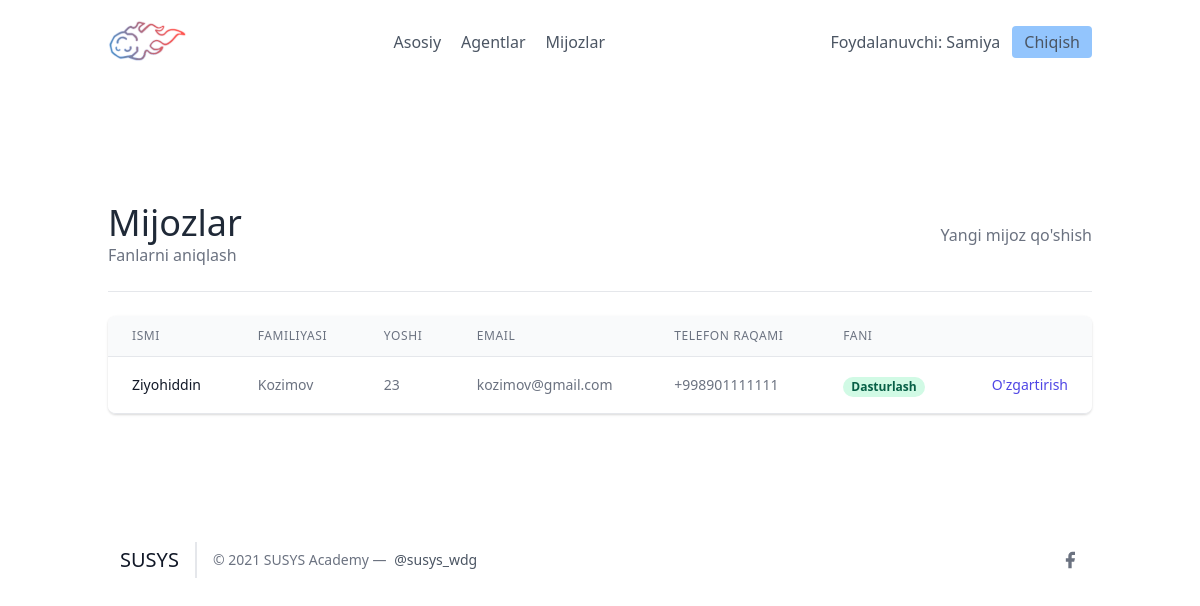
Page /leads/ (signed in) on the committed database.
### leads/models.py (models this page shows, shortened)
class User(AbstractUser):
    is_organisor = models.BooleanField(default=True)
    is_agent = models.BooleanField(default=False)

class Lead(models.Model):
    ismi = models.CharField(max_length=20)
    familiyasi = models.CharField(max_length=20)
    yoshi = models.IntegerField(default=0)
    organisation = models.ForeignKey(UserProfile, on_delete=models.CASCADE)
    agent = models.ForeignKey("Agent", null=True, blank=True, on_delete=models.SET_NULL)
    category = models.ForeignKey("Category", related_name='leads', null=True,  blank=True, on_delete=models.SET_NULL)
    izoh = models.TextField()
    sana = models.DateTimeField(auto_now_add=True)
    telefon = models.CharField(max_length=20)
    email = models.EmailField()

class Category(models.Model):
    name = models.CharField(max_length=30)
    organisation = models.ForeignKey(UserProfile, on_delete=models.CASCADE)

### leads/views.py (the view)
# urls.py: path('', LeadListView.as_view(), name="lead-list"),
class LeadListView(LoginRequiredMixin, ListView):
    template_name = "leads/leads_list.html"
    context_object_name = "leads"
    def get_queryset(self):
        user = self.request.user
        if user.is_organisor:
            queryset = Lead.objects.filter(organisation = user.userprofile)
        else:
            queryset = Lead.objects.filter(organisation = user.agent.organisation)
            queryset = queryset.filter(agent__user = self.request.user)
        return queryset
    def get_context_data(self, **kwargs):
        context = super(LeadListView, self).get_context_data(**kwargs)
        user = self.request.user
        if user.is_organisor:
            queryset = Lead.objects.filter(
                organisation=user.userprofile,
                agent__isnull=True
            )
            context.update({
                "unassigned_leads": queryset
            })
        return context

### leads/templates/leads/leads_list.html (shortened to what this page needs)
{% extends "base.html" %}
{% block content %}
<section class="text-gray-700 body-font">
    <div class="container px-5 py-24 mx-auto flex flex-wrap">
        <div class="w-full mb-6 py-6 flex justify-between items-center border-b border-gray-200">
            <div>
                <h1 class="text-4xl text-gray-800">Mijozlar</h1>
                <a class="text-gray-500 hover:text-blue-500" href="{% url 'leads:categories' %}">
                    Fanlarni aniqlash
                </a>
            </div>
            {% if request.user.is_organisor %}
            <div>
                <a class="text-gray-500 hover:text-blue-500" href="{% url 'leads:lead-create' %}">
                    Yangi mijoz qo'shish
                </a>
            </div>
            {% endif %}
        </div>
        <div class="flex flex-col w-full">
            <div class="-my-2 overflow-x-auto sm:-mx-6 lg:-mx-8">
            <div class="py-2 align-middle inline-block min-w-full sm:px-6 lg:px-8">
                <div class="shadow overflow-hidden border-b border-gray-200 sm:rounded-lg">
                <table class="min-w-full divide-y divide-gray-200">
                    <thead class="bg-gray-50">
                        <tr>
                            <th scope="col" class="px-6 py-3 text-left text-xs font-medium text-gray-500 uppercase tracking-wider">
                            Ismi
                            </th>
                            <th scope="col" class="px-6 py-3 text-left text-xs font-medium text-gray-500 uppercase tracking-wider">
                            Familiyasi
                            </th>
                            <th scope="col" class="px-6 py-3 text-left text-xs font-medium text-gray-500 uppercase tracking-wider">
                            Yoshi
                            </th>
                            <th scope="col" class="px-6 py-3 text-left text-xs font-medium text-gray-500 uppercase tracking-wider">
                            Email
                            </th>
                            <th scope="col" class="px-6 py-3 text-left text-xs font-medium text-gray-500 uppercase tracking-wider">
                            Telefon raqami
                            </th>
                            <th scope="col" class="px-6 py-3 text-left text-xs font-medium text-gray-500 uppercase tracking-wider">
                            Fani
                            </th>
                            <th scope="col" class="relative px-6 py-3">
                            </th>
                        </tr>
                    </thead>
                    <tbody>
                        {% for lead in leads %}
                            <tr class="bg-white">
                                <td class="px-6 py-4 whitespace-nowrap text-sm font-medium text-gray-900">
                                    {{ lead.ismi }}
                                </td>
                                <td class="px-6 py-4 whitespace-nowrap text-sm text-gray-500">
                                    {{ lead.familiyasi }}
                                </td>
                                <td class="px-6 py-4 whitespace-nowrap text-sm text-gray-500">
                                    {{ lead.yoshi }}
                                </td>
                                <td class="px-6 py-4 whitespace-nowrap text-sm text-gray-500">
                                    {{ lead.email }}
                                </td>
                                <td class="px-6 py-4 whitespace-nowrap text-sm text-gray-500">
                                    {{ lead.telefon }}
                                </td>
                                <td class="px-6 py-4 whitespace-nowrap">
                                    {% if lead.category %}
                                        <span class="px-2 inline-flex text-xs leading-5 font-semibold rounded-full bg-green-100 text-green-800">
                                            {{ lead.category.name }}
                                        </span>
                                    {% else %}
                                        <span class="px-2 inline-flex text-xs leading-5 font-semibold rounded-full bg-gray-100 text-gray-800">
                                            Aniqlanmagan
                                        </span>
                                    {% endif %}
                                </td>
                                <td class="px-6 py-4 whitespace-nowrap text-right text-sm font-medium">
                                    <a href="{% url 'leads:update' lead.pk %}" class="text-indigo-600 hover:text-indigo-900">
                                        O'zgartirish
                                    </a>
                                </td>
                            </tr>
                        {% endfor %}
                    </tbody>
                </table>
                </div>
            </div>
            </div>
        </div>
    </div>
</section>
{% endblock content %}

### frontend/details/navbar.html
{% load static %}
<header class="text-gray-600 body-font">
  <div class="container mx-auto flex flex-wrap p-5 flex-col md:flex-row items-center">
    <a class="flex title-font font-medium items-center text-gray-900 mb-4 md:mb-0">
      <img src="{% static 'images/logo.png' %}" style="width: 80px;" alt="Logo">
    </a>
    <nav class="md:ml-auto md:mr-auto flex flex-wrap items-center text-base justify-center">
      <a href="/" class="mr-5 hover:text-gray-900">Asosiy</a>
    {% if not request.user.is_authenticated %}
      </nav>
        <button class="inline-flex items-center bg-blue-300 border-0 py-1 px-3 focus:outline-none hover:bg-blue-200 rounded text-base mt-4 md:mt-0" style="margin-right: 20px">
          <a  href="{% url 'signup' %}">Ro'yxatdan o'tish
          </a>
        </button>
      {% else %}
      {% if request.user.is_organisor %}
        <a href="/agents/" class="mr-5 hover:text-gray-900">Agentlar</a>
      {% endif %}
        <a href="/leads/" class="mr-5 hover:text-gray-900">Mijozlar</a>
      </nav>
    {% endif %}
    {% if request.user.is_authenticated %}
      Foydalanuvchi: {{ request.user.username }}
      <button class="ml-3 inline-flex items-center bg-blue-300 border-0 py-1 px-3 focus:outline-none hover:bg-blue-200 rounded text-base mt-4 md:mt-0">
        <a  href="{% url 'logout' %}">Chiqish
        </a>
      </button>
    {% else %}
    <button class="inline-flex items-center bg-blue-300 border-0 py-1 px-3 focus:outline-none hover:bg-blue-200 rounded text-base mt-4 md:mt-0">
      <a href="{% url 'login' %}">Kirish
    </a>
    </button>
    {% endif %}
  </div>
</header>

### rows in the picture
User: user.username "Samiya"
Lead: ismi "Ziyohiddin", familiyasi "Kozimov", yoshi "23", email "kozimov@gmail.com", telefon "+998901111111", category.name "Dasturlash"
